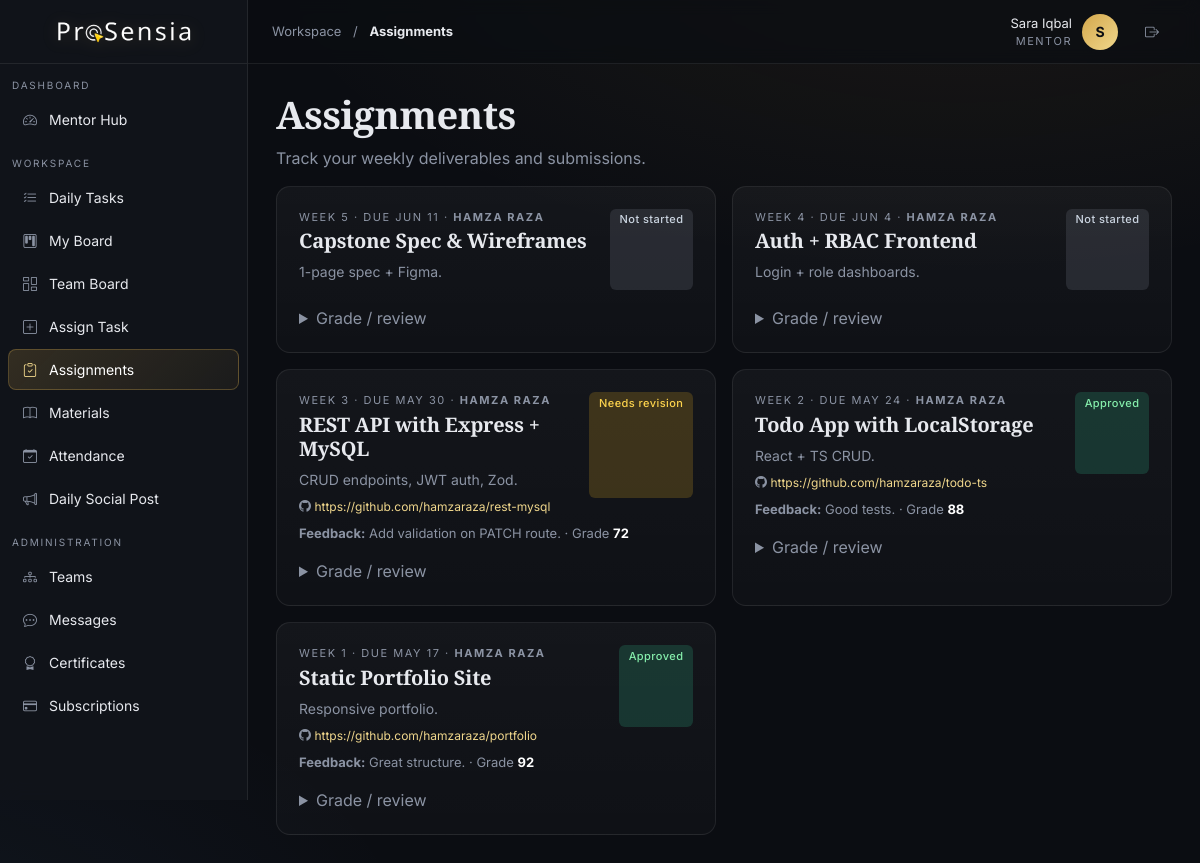
The page /intern/assignments.php (signed in) on the database as committed earlier.
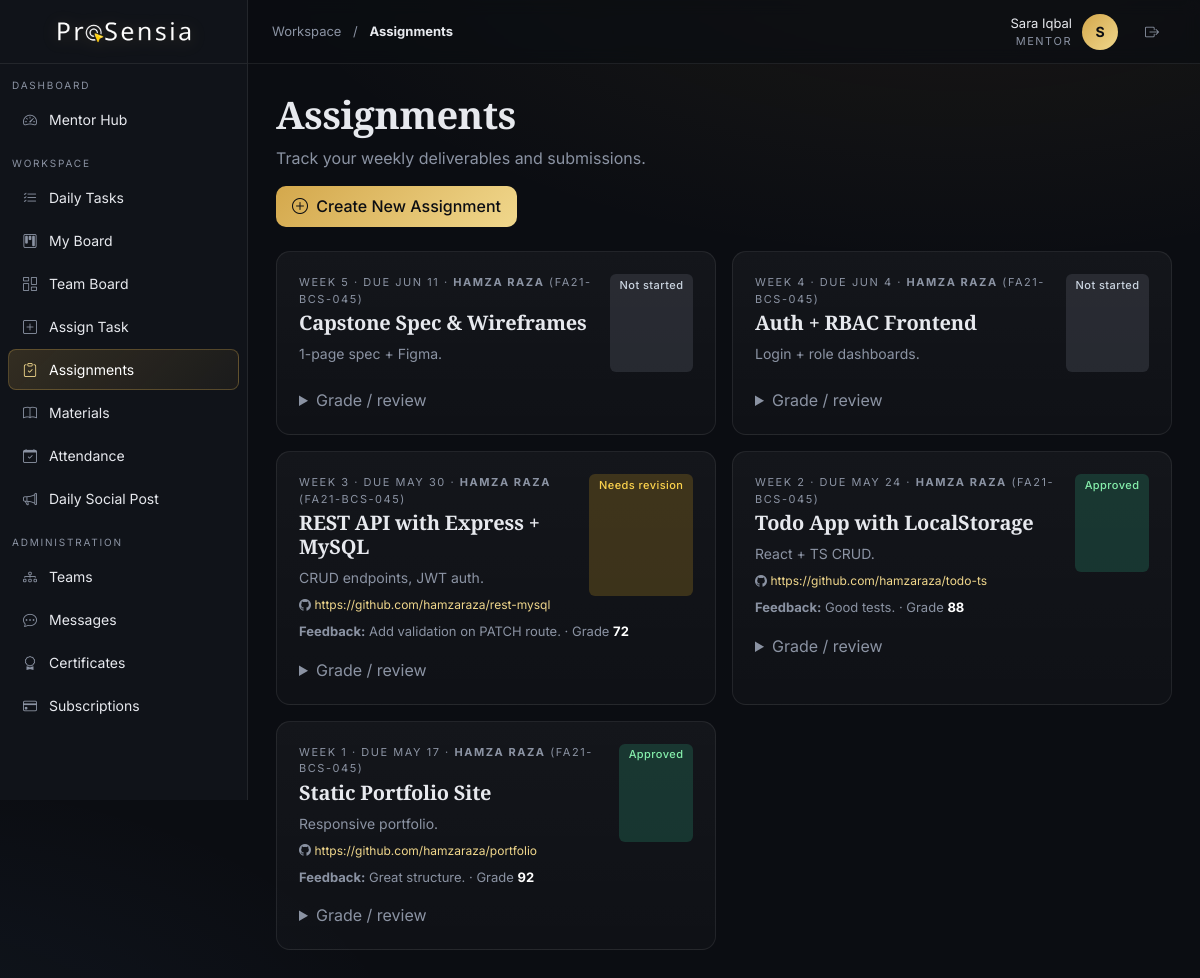
The same page on the database as committed later.
### tables this page shows
CREATE TABLE assignments (
  id INT AUTO_INCREMENT PRIMARY KEY,
  user_id INT NOT NULL, title VARCHAR(200) NOT NULL,
  week INT, due_date DATE, description TEXT,
  github_url VARCHAR(300),
  status ENUM('not_started','submitted','approved','needs_revision') DEFAULT 'not_started',
  submitted_at TIMESTAMP NULL, grade INT NULL, feedback TEXT,
  FOREIGN KEY (user_id) REFERENCES users(id) ON DELETE CASCADE
);

CREATE TABLE users (
  id INT AUTO_INCREMENT PRIMARY KEY,
  name VARCHAR(120) NOT NULL,
  email VARCHAR(160) NOT NULL UNIQUE,
  password VARCHAR(255) NOT NULL,
  role ENUM('super_admin','management','mentor','intern') NOT NULL,
  status ENUM('pending','active','inactive','rejected') DEFAULT 'pending',
  created_at TIMESTAMP DEFAULT CURRENT_TIMESTAMP
);

CREATE TABLE profiles (
  user_id INT PRIMARY KEY,
  father_name VARCHAR(120),
  cnic VARCHAR(20),
  reg_number VARCHAR(40),
  department VARCHAR(120) DEFAULT 'Electrical and Computer Engineering',
  semester VARCHAR(40),
  phone VARCHAR(40), city VARCHAR(80), address TEXT,
  university VARCHAR(160), degree VARCHAR(120), graduation_year VARCHAR(8),
  skills TEXT, github VARCHAR(200), linkedin VARCHAR(200), portfolio VARCHAR(200),
  bio TEXT, avatar_color VARCHAR(20) DEFAULT '#d4a84c',
  avatar_path VARCHAR(255) DEFAULT NULL,
  FOREIGN KEY (user_id) REFERENCES users(id) ON DELETE CASCADE
);

### intern/assignments.php (the view, shortened to what this page needs)
<?php
require __DIR__ . '/../includes/header.php';
$uid = $user['id']; $role = $user['role'];
if ($role==='intern') {
    $stmt = $pdo->prepare('SELECT * FROM assignments WHERE user_id=? ORDER BY week, due_date');
    $stmt->execute([$uid]);
} else {
    $stmt = $pdo->query('
        SELECT a.*, u.name AS student_name, p.reg_number
        FROM assignments a
        JOIN users u ON u.id = a.user_id
        LEFT JOIN profiles p ON p.user_id = u.id
        ORDER BY a.due_date DESC, a.week DESC
    ');
}
$list = $stmt->fetchAll();
$labels = ['not_started'=>'b-muted','submitted'=>'b-info','approved'=>'b-success','needs_revision'=>'b-warning'];
$can_create = false;
if (in_array($role, ['super_admin', 'management'])) {
    $can_create = true;
} elseif ($role === 'mentor') {
    $lead_check = $pdo->prepare('SELECT 1 FROM team_members WHERE user_id = ? AND role_in_team = "lead" LIMIT 1');
    $lead_check->execute([$uid]);
    if ($lead_check->fetch()) $can_create = true;
}
?>
<h1 class="serif" style="font-size:38px">Assignments</h1>
<p class="muted">Track your weekly deliverables and submissions.</p>
<?php if ($can_create): ?>
<div class="mb-4">
    <a href="<?= base_url('intern/assignment_create.php') ?>" class="btn btn-primary">
        <i class="bi bi-plus-circle me-1"></i> Create New Assignment
    </a>
</div>
<?php endif; ?>
<div class="row g-3">
<?php foreach($list as $a): ?>
  <div class="col-md-6">
    <div class="glass card-pad h-100">
      <div class="d-flex justify-content-between">
        <div>
          <div class="small-cap">
            Week <?= (int)$a['week'] ?> · due <?= e(date('M j', strtotime($a['due_date']))) ?>
            <?php if (!empty($a['student_name'])): ?>
                · <strong><?= e($a['student_name']) ?></strong>
                <?php if (!empty($a['reg_number'])): ?>(<?= e($a['reg_number']) ?>)<?php endif; ?>
            <?php endif; ?>
          </div>
          <h5 class="serif mt-1 mb-2"><?= e($a['title']) ?></h5>
          <p class="muted mb-2" style="font-size:14px"><?= e($a['description']) ?></p>
        </div>
        <span class="badge <?= $labels[$a['status']] ?? 'b-muted' ?>"><?= e(ucfirst(str_replace('_',' ',$a['status']))) ?></span>
      </div>
      <?php if ($a['github_url']): ?><div class="muted" style="font-size:12px;word-break:break-all"><i class="bi bi-github"></i> <a href="<?= e($a['github_url']) ?>" target="_blank"><?= e($a['github_url']) ?></a></div><?php endif; ?>
      <?php if ($a['feedback']): ?><div class="mt-2 muted" style="font-size:13px"><b>Feedback:</b> <?= e($a['feedback']) ?> <?php if($a['grade']!==null): ?>· Grade <b style="color:#fff"><?= (int)$a['grade'] ?></b><?php endif; ?></div><?php endif; ?>
      <?php if ($role==='intern' && in_array($a['status'],['not_started','needs_revision'],true)): ?>
      <form method="post" class="mt-3 d-flex gap-2">
        <input type="hidden" name="action" value="submit"><input type="hidden" name="id" value="<?= (int)$a['id'] ?>">
        <input class="form-control form-control-sm" name="github_url" placeholder="https://github.com/you/repo" required>
        <button class="btn btn-sm btn-primary">Submit</button>
      </form>
      <?php elseif (in_array($role,['mentor','super_admin'],true)): ?>
      <details class="mt-3"><summary class="muted" style="cursor:pointer">Grade / review</summary>
      </details>
      <?php endif; ?>
    </div>
  </div>
<?php endforeach; ?>
</div>
<?php require __DIR__ . '/../includes/footer.php'; ?>

Rows that differ between the two databases and show on the page:
changed through a linked row, assignments "Capstone Spec & Wireframes": profiles.reg_number (not shown) → "FA21-BCS-045"
changed through a linked row, assignments "Auth + RBAC Frontend": profiles.reg_number (not shown) → "FA21-BCS-045"
changed assignments "REST API with Express + MySQL": profiles.reg_number (not shown) → "FA21-BCS-045"; description "CRUD endpoints, JWT auth, Zod." → "CRUD endpoints, JWT auth."
changed through a linked row, assignments "Todo App with LocalStorage": profiles.reg_number (not shown) → "FA21-BCS-045"
changed through a linked row, assignments "Static Portfolio Site": profiles.reg_number (not shown) → "FA21-BCS-045"
Other text that changed with them:
text now shown: "Create New Assignment"
